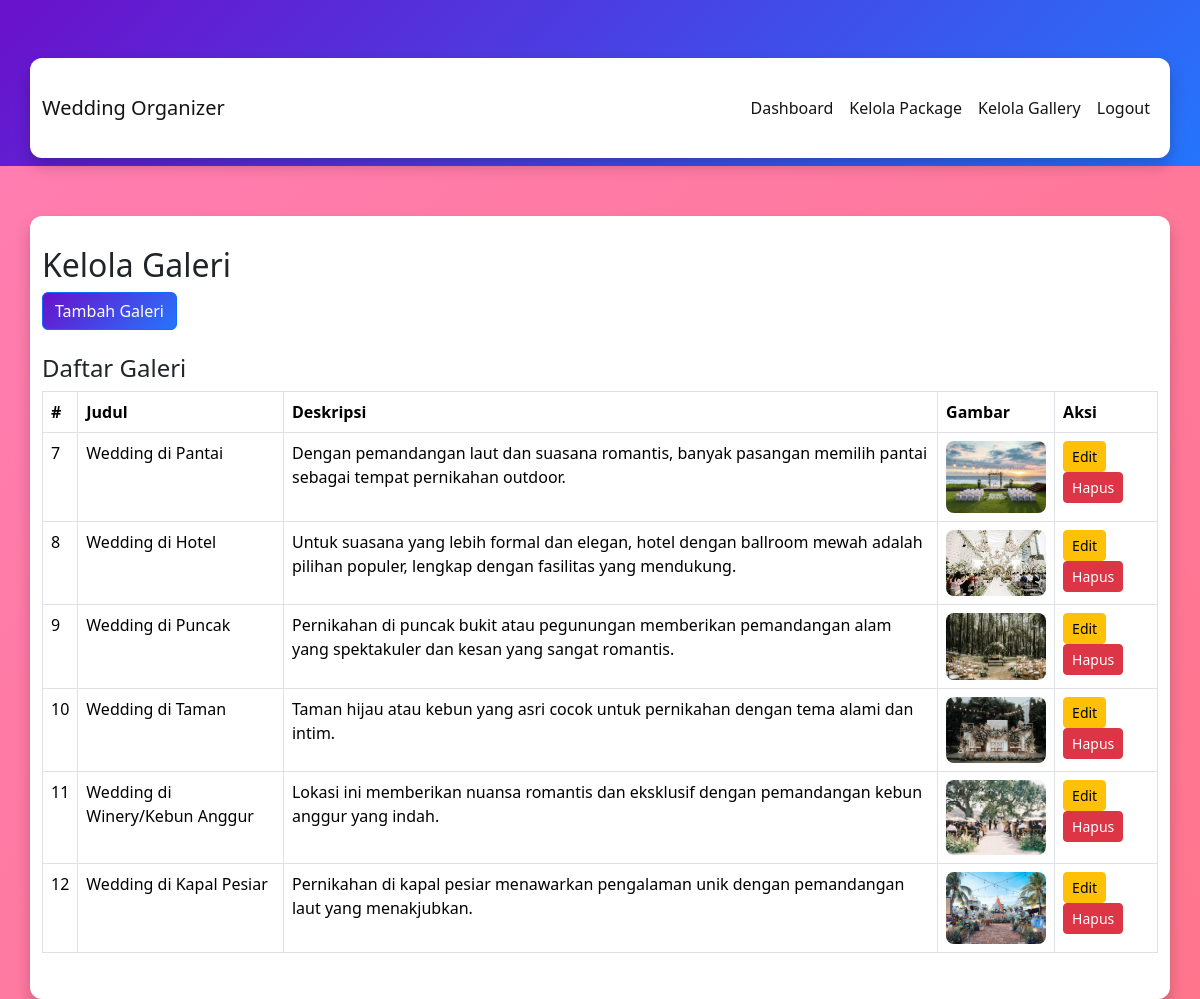
The app's page /pages/admin/galeri_manage.php with its own data.
### tables this page shows
CREATE TABLE `gallery` (
  `id` int(11) NOT NULL,
  `title` varchar(100) NOT NULL,
  `description` text DEFAULT NULL,
  `image` varchar(255) NOT NULL,
  `created_at` timestamp NOT NULL DEFAULT current_timestamp()
);

### pages/admin/galeri_manage.php (the view, shortened to what this page needs)
<?php
include '../../config/database.php';
?>
<!DOCTYPE html>
<html lang="en">
<head>
    <link href="https://cdn.jsdelivr.net/npm/bootstrap@5.3.3/dist/css/bootstrap.min.css" rel="stylesheet">
</head>
<body>
    <?php include '../../includes/navbaradmin.php'; ?>
<div class="container">
    <h2>Kelola Galeri</h2>
    <button type="button" class="btn btn-primary mb-4" data-bs-toggle="modal" data-bs-target="#addGalleryModal">
        Tambah Galeri
    </button>
    <h4>Daftar Galeri</h4>
    <table class="table table-bordered">
        <thead>
            <tr>
                <th>#</th>
                <th>Judul</th>
                <th>Deskripsi</th>
                <th>Gambar</th>
                <th>Aksi</th>
            </tr>
        </thead>
        <tbody>
            <?php
            $query = "SELECT * FROM gallery";
            $result = mysqli_query($conn, $query);
            while ($row = mysqli_fetch_assoc($result)): ?>
                <tr>
                    <td><?php echo $row['id']; ?></td>
                    <td><?php echo htmlspecialchars($row['title']); ?></td>
                    <td><?php echo htmlspecialchars($row['description']); ?></td>
                    <td><img src="../../uploads/galeri/<?php echo $row['image']; ?>" width="100"></td>
                    <td>
                        <button type="button" class="btn btn-warning btn-sm" data-bs-toggle="modal" data-bs-target="#editGalleryModal<?php echo $row['id']; ?>">
                            Edit
                        </button>
                        <a href="galeri_manage.php?delete=<?php echo $row['id']; ?>" class="btn btn-danger btn-sm" onclick="return confirm('Yakin ingin menghapus?');">Hapus</a>
                    </td>
                </tr>
            <?php endwhile; ?>
        </tbody>
    </table>
</div>
</body>
</html>

### pages/admin/galeri_manage.php (style rules this page uses)
body { background: linear-gradient(135deg, #ff7eb3, #ff758c); font-family: Arial, sans-serif; color: #333; }
.container { background: #ffffff; padding: 30px; border-radius: 12px; box-shadow: 0 8px 15px rgba(0, 0, 0, 0.2); margin-top: 50px; }
h2, h4 { color: #ff7e5f; }
.table img { border-radius: 8px; }
.btn-primary { background: linear-gradient(135deg, #6a11cb, #2575fc); border: none; }

### records on screen
gallery: id "7", title "Wedding di Pantai", description "Dengan pemandangan laut dan suasana romantis, banyak pasangan memilih pantai sebagai tempat pernikahan outdoor.", image (picture)
gallery: id "8", title "Wedding di Hotel", description "Untuk suasana yang lebih formal dan elegan, hotel dengan ballroom mewah adalah pilihan populer, lengkap dengan fasilitas yang mendukung.", image (picture)
gallery: id "9", title "Wedding di Puncak", description "Pernikahan di puncak bukit atau pegunungan memberikan pemandangan alam yang spektakuler dan kesan yang sangat romantis.", image (picture)
gallery: id "10", title "Wedding di Taman", description "Taman hijau atau kebun yang asri cocok untuk pernikahan dengan tema alami dan intim.", image (picture)
gallery: id "11", title "Wedding di Winery/Kebun Anggur", description "Lokasi ini memberikan nuansa romantis dan eksklusif dengan pemandangan kebun anggur yang indah.", image (picture)
gallery: id "12", title "Wedding di Kapal Pesiar", description "Pernikahan di kapal pesiar menawarkan pengalaman unik dengan pemandangan laut yang menakjubkan.", image (picture)
